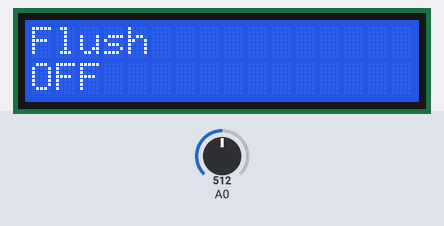
The sketch below on a simulated Arduino Uno, built with avr-gcc and run on an emulated ATmega328P. Parts: 16×2 character LCD. The inputs (shaded band) are chosen by the test bench; at power-on: A0 = 512. What the sketch prints to the serial monitor is not drawn.

Above: at 0.99 s.
1.3 s: A0 set to 830
At 2.9 s:
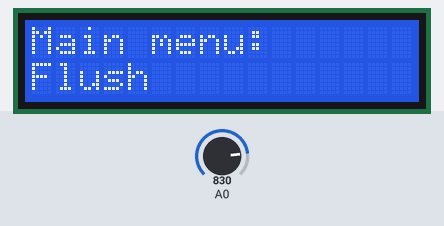
3.2 s: A0 set to 870
At 3.3 s:
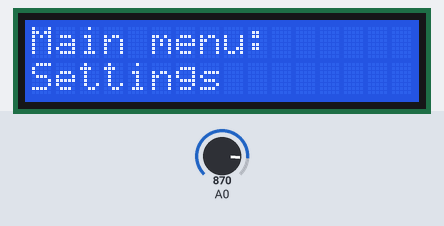
5.5 s: A0 set to 850
7.0 s: A0 set to 900
At 7.3 s:
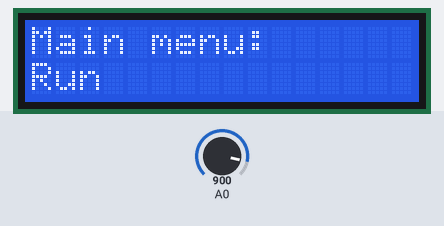
9.5 s: A0 set to 610
At 9.94 s:
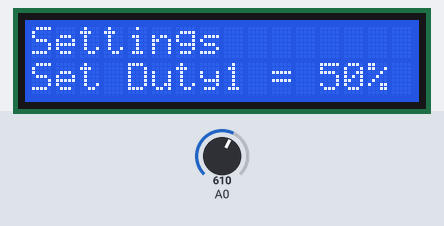

Measured:
- after the input at 1.3 s, the display: changes after 0.40 s (image 1)
- after the input at 3.2 s, the display: changes at once (image 2)
- after the input at 5.5 s, every drawn part: stays the same
- after the input at 7.0 s, the display: first changes at once (image 3 shows a later state)
- after the input at 9.5 s, the display: first changes after 0.14 s (image 4 shows a later state)

The sketch:

Arduino_LCD_Menu_Ex.ino
```cpp
#include <LiquidCrystal.h>

// select the pins used on the LCD panel
LiquidCrystal lcd(8, 9, 4, 5, 6, 7);

int lcd_key     = 0;
int adc_key_in  = 0;
#define btnRIGHT  0
#define btnUP     1
#define btnDOWN   2
#define btnLEFT   3
#define btnSELECT 4
#define btnNONE   5

// Main menu array
String mainMenu[5];
// Main menu default choice
int mainSwitch = 0;
#define mainMenuItems 2
//run menu array
String runMenu[2];
int runSwitch = 0;
#define runMenuItems 2
//settings menu array
String settingsMenu[4];
int settingsSwitch = 0;
int freqq = 50;
//flush menu array
String flushMenu[10];
int flushSwitch = 0;
#define flushMenuItems 1
int settings[4] = {15,50,50,50}; // frequency Hz, Dutycycle1 %, Dutycycle2 %, delay % of period
String units[4] = {"Hz", "%", "%", "%"};
void setup() {
  lcd.begin(16, 2);              // start the lcd
  lcd.setCursor(0,0);
  lcd.print("Main menu: ");

  // Filling our main menu items
  mainMenu[0] = "Flush            ";
  mainMenu[1] = "Settings          ";
  mainMenu[2] = "Run            ";

  // Filling our settings menu items
  settingsMenu[0] = "Set Freq = ";
  settingsMenu[1] = "Set Duty1 = ";
  settingsMenu[2] = "Set Duty2 = ";
  settingsMenu[3] = "Set Delay = ";
  // Filling our run menu items
  runMenu[0] = "ON";
  runMenu[1] = "OFF";
  // Filling our flush menu items
  flushMenu[0] = "OFF ";
  flushMenu[1] = "ON ";

  lcd.setCursor(0,1);
  lcd.print(mainMenu[0]);
  Serial.begin(9600);

}

int read_LCD_buttons()
{
 adc_key_in = analogRead(0);
 if (adc_key_in < 620)  return btnSELECT;
 if (adc_key_in < 820)  return btnRIGHT;
 if (adc_key_in < 860)  return btnLEFT;
 if (adc_key_in < 908)  return btnDOWN;
 if (adc_key_in < 936)  return btnUP;
 return btnNONE;  // when all others fail, return this...
}

void clearScreen()
{
  lcd.setCursor(0,0);
  lcd.print("                  ");
  lcd.setCursor(0,1);
  lcd.print("                  ");
}

void clearLine(int lineNum)
{
  lcd.setCursor(0,lineNum);
  lcd.print("                  ");
  lcd.setCursor(0,lineNum);
}

void flushAll(bool flu){
}

void startSol(){
}

void stopSol(){

}

void flushSol(){
  lcd.setCursor(0,0);
  lcd.print(mainMenu[0]); // print a simple message
  lcd.setCursor(0,1);
  lcd.print("Select to Flush");
  // Loop for reading buttons
  while(true)
  {
    lcd_key = read_LCD_buttons();
    Serial.println("Flush?");

    switch (lcd_key)
    {
       case btnRIGHT:
       {
         break;
       }
       // back to main menu on the left button press
       case btnLEFT:
       {
         delay(200);
         goto exit;
         break;
       }
       case btnSELECT:
       {
          if(flushSwitch == 0){
              Serial.println("Flush ON");
              flushSwitch = 1;
              flushAll(true);
              clearLine(1);
              lcd.print(flushMenu[flushSwitch]);
           }
           else if(flushSwitch == 1){
              Serial.println("Flush OFF");
              flushSwitch = 0;
              flushAll(false);
              clearLine(1);
              lcd.print(flushMenu[flushSwitch]);
           }
           delay(200);
           break;
       }
     }
    }

  exit:
  flushSwitch = 0;
  flushAll(false);
  Serial.println("Flush OFF");
  lcd.setCursor(0,0);
  lcd.print("Main menu:     ");
  clearLine(1);
  lcd.print(mainMenu[0]);
  return;
}

void settingsSol(){
  lcd.setCursor(0,0);
  lcd.print(mainMenu[1]); // print a simple message
  lcd.setCursor(0,1);
  lcd.print(settingsMenu[settingsSwitch]);
  lcd.print(settings[settingsSwitch]);
  lcd.print(units[settingsSwitch]);
//  lcd.print("Modify Settings?");
  // Loop for reading buttons
  while(true)
  {
    Serial.print(settingsMenu[settingsSwitch]);
          Serial.print(settings[settingsSwitch]);
          Serial.println(units[settingsSwitch]);
          Serial.print("SettingsSwitch:");
          Serial.print(settingsSwitch);
    lcd_key = read_LCD_buttons();

    switch (lcd_key)
    {
       case btnRIGHT:
       {
         delay(200);
         break;
       }
       // back to main menu on the left button press
       case btnLEFT:
       {
         delay(200);
         goto exit;
         break;
       }
       case btnUP:
       {
        if(settings[settingsSwitch] <= 100)
           increaseSetting();
         clearLine(1);
         lcd.print(settingsMenu[settingsSwitch]);
         lcd.print(settings[settingsSwitch]);
         lcd.print(units[settingsSwitch]);
         delay(200);
         break;
       }
       case btnDOWN:
       {
        if(settings[settingsSwitch] >= 0)
           decreaseSetting();
         clearLine(1);
         lcd.print(settingsMenu[settingsSwitch]);
         lcd.print(settings[settingsSwitch]);
         lcd.print(units[settingsSwitch]);
         delay(200);
         break;
       }
       case btnSELECT:
       {
        Serial.print("LCD Key: ");
        Serial.println(lcd_key);
         if(settingsSwitch == 0){
            increaseSettingSwitch();
//            delay(100);
            clearLine(1);
            lcd.print(settingsMenu[settingsSwitch]);
            lcd.print(settings[settingsSwitch]);
            lcd.print(units[settingsSwitch]);
            delay(200);
            break;
         }
         else if(settingsSwitch == 1){
            increaseSettingSwitch();
//            delay(100);
            clearLine(1);
            lcd.print(settingsMenu[settingsSwitch]);
            lcd.print(settings[settingsSwitch]);
            lcd.print(units[settingsSwitch]);
            delay(200);
            break;
         }
         else if(settingsSwitch == 2){
            increaseSettingSwitch();
//            delay(100);
            clearLine(1);
            lcd.print(settingsMenu[settingsSwitch]);
            lcd.print(settings[settingsSwitch]);
            lcd.print(units[settingsSwitch]);
            delay(200);
            break;
         }
         else if(settingsSwitch == 3){
            increaseSettingSwitch();
            clearLine(1);
            lcd.print(settingsMenu[settingsSwitch]);
            lcd.print(settings[settingsSwitch]);
            lcd.print(units[settingsSwitch]);
      //                goto run;
            delay(200);
            break;
         }
      }
    }
  }

  exit:
  lcd.setCursor(0,0);
  lcd.print("Main menu:     ");
  lcd.setCursor(0,1);
  lcd.print(mainMenu[0]);
  return;

  run:
  mainSwitch = 2;
  return;
}
void increaseSetting(){
  settings[settingsSwitch]++;
}
void decreaseSetting(){
  settings[settingsSwitch]--;
}
void increaseSettingSwitch(){
  if(settingsSwitch == 3)
    settingsSwitch = 0;
  else
    settingsSwitch++;
}

void runSol(){
  lcd.setCursor(0,0);
  lcd.print(mainMenu[2]); // print a simple message
  lcd.setCursor(0,1);
  lcd.print("Select to start");
  // Loop for reading buttons
  while(true)
  {
    lcd_key = read_LCD_buttons();

    switch (lcd_key)
    {
       case btnRIGHT:
       {
         delay(200);
         break;
       }
       // back to main menu on the left button press
       case btnLEFT:
       {
         stopSol();
         runSwitch = 0;
         delay(200);
         goto exit;
         break;
       }
       case btnSELECT:
       {
        if(runSwitch == 0){
                runSwitch = 1;
                clearScreen();
                lcd.setCursor(0,0);
                lcd.print("Fq: ");
                lcd.print(settings[0]);
                lcd.print(units[0]);
                lcd.print(" ");
                lcd.print("Del:");
                lcd.print(settings[3]);
                lcd.print(units[3]);
                lcd.setCursor(0,1);
                lcd.print("DC1: ");
                lcd.print(settings[1]);
                lcd.print(units[1]);
                lcd.print(" ");
                lcd.print("DC2:");
                lcd.print(settings[2]);
                lcd.print(units[2]);
                startSol();
              }
              else{
                stopSol();
                runSwitch = 0;
                clearScreen();
                lcd.setCursor(0,0);
                lcd.print(mainMenu[2]);
                lcd.setCursor(0,1);
                lcd.print("Select to start");
              }
              delay(200);
            }
          }
        }
  exit:
  lcd.setCursor(0,0);
  lcd.print("Main menu:     ");
  lcd.setCursor(0,1);
  lcd.print(mainMenu[0]);
  return;
}

void loop()
{
  // move to the begining of the second line
  lcd.setCursor(0,1);
  lcd_key = read_LCD_buttons();  // read the buttons

 // depending on which button was pushed,
 // we perform an action
 switch (lcd_key)
 {
   // Enter a sub menu on Right button press
   case btnSELECT:
     {
       clearScreen();

       if(mainSwitch == 0)
       {
         delay(200);
         flushSol();
       }
       else if(mainSwitch == 1)
       {
         delay(200);
         settingsSol();
       }
       else if(mainSwitch == 2)
       {
         delay(200);
         runSol();
       }
       break;
     }

   // Move to the next sub menu (UP)
   case btnUP:
     {
       if(mainSwitch == 0)
       {
         mainSwitch = mainMenuItems;
       }
       else
       {
         mainSwitch = mainSwitch - 1;
       }

       lcd.print(mainMenu[mainSwitch]);
       delay(200);
       break;
     }

   // Move to the next sub menu (DOWN)
   case btnDOWN:
     {
       if(mainSwitch > mainMenuItems - 1)
       {
         mainSwitch = 0;
       }
       else
       {
         mainSwitch = mainSwitch + 1;
       }

       lcd.print(mainMenu[mainSwitch]);
       delay(200);
       break;
     }
 }

}
```
